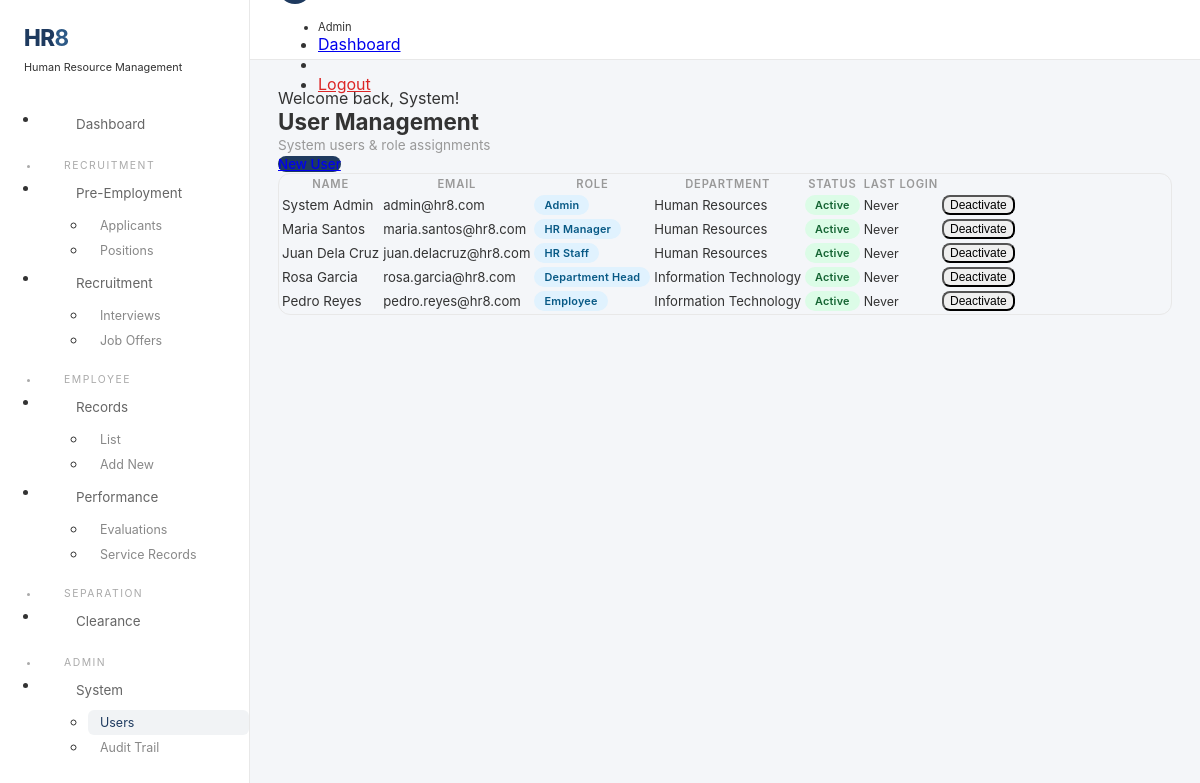
/modules/user_management/index.php (signed in), run on an earlier commit of the app's database.
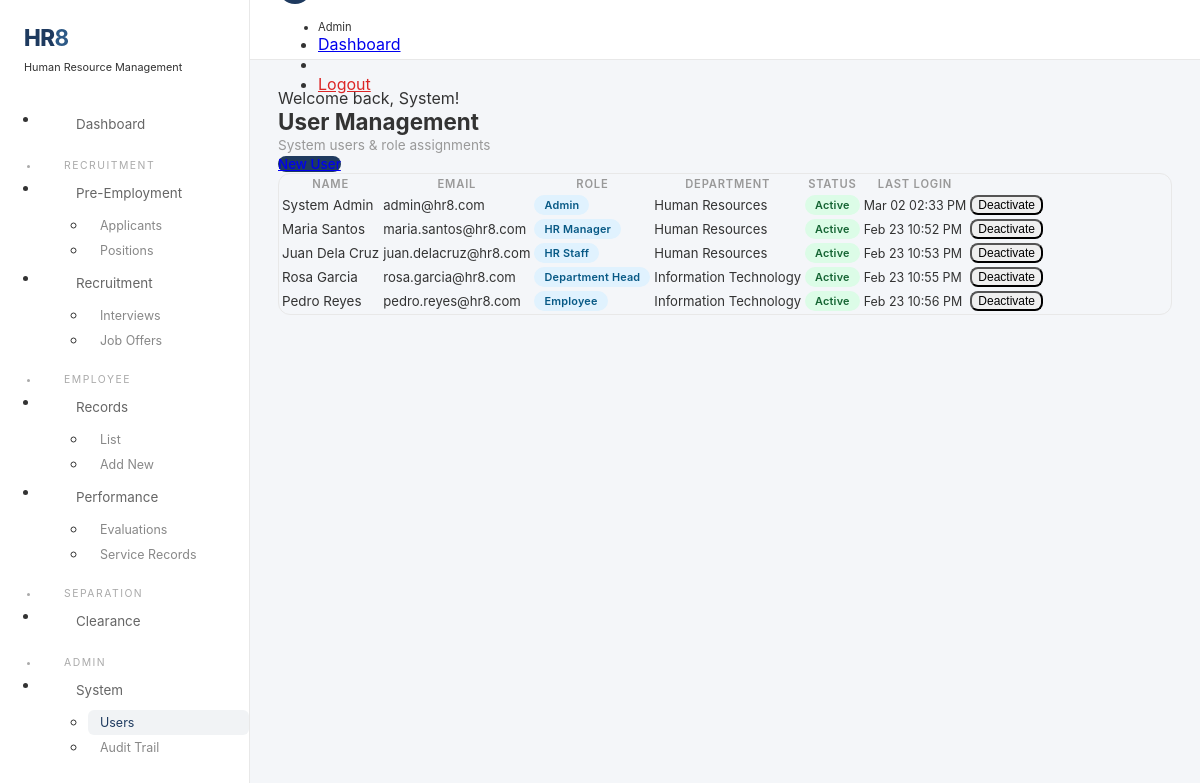
And on a later commit of the database.
### tables this page shows
CREATE TABLE `users` (
  `user_id` int(11) NOT NULL,
  `first_name` varchar(100) NOT NULL,
  `last_name` varchar(100) NOT NULL,
  `email` varchar(150) NOT NULL,
  `password_hash` varchar(255) NOT NULL,
  `role_id` int(11) NOT NULL,
  `department_id` int(11) DEFAULT NULL,
  `status` enum('active','inactive','locked') DEFAULT 'active',
  `last_login` datetime DEFAULT NULL,
  `created_at` timestamp NOT NULL DEFAULT current_timestamp(),
  `updated_at` timestamp NOT NULL DEFAULT current_timestamp() ON UPDATE current_timestamp()
);

CREATE TABLE `roles` (
  `role_id` int(11) NOT NULL,
  `role_name` varchar(50) NOT NULL,
  `description` varchar(255) DEFAULT NULL
);

CREATE TABLE `departments` (
  `department_id` int(11) NOT NULL,
  `department_name` varchar(100) NOT NULL,
  `department_code` varchar(20) NOT NULL,
  `head_user_id` int(11) DEFAULT NULL,
  `is_active` tinyint(1) DEFAULT 1,
  `created_at` timestamp NOT NULL DEFAULT current_timestamp()
);

### includes/helpers.php (called while the page is built, shortened)
<?php
function sanitize_output(string $d): string { return htmlspecialchars($d, ENT_QUOTES, 'UTF-8'); }
function base_url(): string { $p=(!empty($_SERVER['HTTPS'])&&$_SERVER['HTTPS']!=='off')?'https':'http'; return "{$p}://".($_SERVER['HTTP_HOST']??'localhost')."/hr8"; }
function get_module_path(string $m): string { return base_url()."/modules/{$m}"; }
function format_date(?string $d, string $f='M d, Y'): string { if(!$d)return "\xe2\x80\x94"; $t=strtotime($d); return $t?date($f,$t):''; }
function flash(string $k='', $v=null) { $m=$_SESSION['flash_messages'][$k]??null; return $m; }

### config/auth.php (called while the page is built, shortened)
<?php
class Auth
{
    public static function isLoggedIn(): bool
    {
        return isset($_SESSION['user_id']) && !empty($_SESSION['user_id']);
    }
    public static function getUserRole(): ?string
    {
        return $_SESSION['user_role'] ?? null;
    }
    public static function hasAnyRole(array $roles): bool
    {
        return in_array(self::getUserRole(), $roles, true);
    }
}

### modules/user_management/index.php (the view, shortened to what this page needs)
<?php
require_once __DIR__.'/../../config/db.php';require_once __DIR__.'/../../config/auth.php';require_once __DIR__.'/../../config/paths.php';require_once __DIR__.'/../../includes/helpers.php';
Auth::requireRole(['Admin','HR Manager']);$db=Database::getConnection();
$users=$db->query("SELECT u.*,r.role_name,d.department_name FROM users u JOIN roles r ON u.role_id=r.role_id LEFT JOIN departments d ON u.department_id=d.department_id ORDER BY u.created_at DESC")->fetchAll(PDO::FETCH_ASSOC);
$roles=$db->query("SELECT * FROM roles ORDER BY role_id")->fetchAll(PDO::FETCH_ASSOC);$depts=$db->query("SELECT * FROM departments WHERE is_active=1 ORDER BY department_name")->fetchAll(PDO::FETCH_ASSOC);$showCreate=($_GET['action']??'')==='create';
$pageTitle='Users';include __DIR__.'/../../includes/layout_top.php';
?>
<div class="page-hd uk-flex uk-flex-between uk-flex-middle uk-margin-bottom"><div><h3>User Management</h3><p>System users &amp; role assignments</p></div><a href="?action=create" class="uk-button uk-button-primary uk-button-small"><span uk-icon="icon:plus;ratio:.8" class="uk-margin-small-right"></span>New User</a></div>
<?php if($showCreate):?>
<div class="uk-card uk-card-default"><div class="uk-card-body"><form method="POST" class="uk-form-stacked"><input type="hidden" name="csrf_token" value="<?=generate_csrf_token()?>"><input type="hidden" name="form_action" value="create">
<div class="uk-grid-small" uk-grid>
<div class="uk-width-1-3@m"><label class="uk-form-label">First Name *</label><input type="text" name="first_name" class="uk-input uk-form-small" required></div>
<div class="uk-width-1-3@m"><label class="uk-form-label">Last Name *</label><input type="text" name="last_name" class="uk-input uk-form-small" required></div>
<div class="uk-width-1-3@m"><label class="uk-form-label">Email *</label><input type="email" name="email" class="uk-input uk-form-small" required></div>
<div class="uk-width-1-3@m"><label class="uk-form-label">Password *</label><input type="password" name="password" class="uk-input uk-form-small" required minlength="6"></div>
<div class="uk-width-1-3@m"><label class="uk-form-label">Role *</label><select name="role_id" class="uk-select uk-form-small" required><?php foreach($roles as $r):?><option value="<?=$r['role_id']?>"><?=sanitize_output($r['role_name'])?></option><?php endforeach;?></select></div>
<div class="uk-width-1-3@m"><label class="uk-form-label">Department</label><select name="department_id" class="uk-select uk-form-small"><option value="">—</option><?php foreach($depts as $d):?><option value="<?=$d['department_id']?>"><?=sanitize_output($d['department_name'])?></option><?php endforeach;?></select></div>
<div class="uk-width-1-1 uk-margin-top"><button class="uk-button uk-button-primary uk-button-small">Create</button> <a href="?" class="uk-button uk-button-default uk-button-small">Cancel</a></div>
</div></form></div></div>
<?php else:?>
<div class="uk-card uk-card-default"><div class="uk-card-body np"><div class="uk-overflow-auto"><table class="uk-table uk-table-hover uk-table-middle uk-table-divider uk-margin-remove">
<thead><tr><th>Name</th><th>Email</th><th>Role</th><th>Department</th><th>Status</th><th>Last Login</th><th></th></tr></thead><tbody>
<?php foreach($users as $u):?><tr><td class="uk-text-bold" style="font-size:.84rem"><?=sanitize_output($u['first_name'].' '.$u['last_name'])?></td><td style="font-size:.82rem"><?=sanitize_output($u['email'])?></td><td><span class="bd bd-info"><?=sanitize_output($u['role_name'])?></span></td><td style="font-size:.82rem"><?=sanitize_output($u['department_name']??'—')?></td><td><?=$u['status']==='active'?'<span class="bd bd-success">Active</span>':'<span class="bd bd-secondary">Inactive</span>'?></td><td style="font-size:.78rem"><?=$u['last_login']?format_date($u['last_login'],'M d h:i A'):'Never'?></td>
<td><form method="POST"><button class="uk-button uk-button-text uk-button-small" style="font-size:.75rem"><?=$u['status']==='active'?'Deactivate':'Activate'?></button></form></td></tr><?php endforeach;?>
</tbody></table></div></div></div>
<?php endif;?>
<?php include __DIR__.'/../../includes/layout_bottom.php';?>

### includes/layout_top.php (shortened to what this page needs)
?><!DOCTYPE html>
<html lang="en">
<head>
<link rel="stylesheet" href="https://cdn.jsdelivr.net/npm/uikit@3.21.6/dist/css/uikit.min.css">
</head>
<body>
<?php include __DIR__ . '/sidebar.php'; ?>
<div class="mn">
<?php include __DIR__ . '/navbar.php'; ?>
<div class="mn-inner">
<?php if($__msg=flash('success')):?><div class="uk-alert-success" uk-alert><a class="uk-alert-close" uk-close></a><?=sanitize_output($__msg)?></div><?php endif;?>

### includes/sidebar.php (shortened to what this page needs)
<?php
$uri=$_SERVER['REQUEST_URI']??'';
$isHR=Auth::hasAnyRole(['Admin','HR Manager','HR Staff']);$isAdmin=Auth::hasAnyRole(['Admin','HR Manager']);
function _a($u,$m){return str_contains($u,$m)?' uk-active':'';}
function _o($u,$m){return str_contains($u,$m)?' uk-open':'';}
?>
<aside class="sb">
<div class="sb-logo">HR<b>8</b></div>
<div style="padding:0 24px 16px"><span class="uk-text-meta" style="font-size:.68rem">Human Resource Management</span></div>
<ul class="uk-nav uk-nav-default" uk-nav="multiple:true">
    <li class="<?=_a($uri,'dashboard')?>"><a href="<?=base_url()?>/dashboard.php"><span uk-icon="icon:home;ratio:.85"></span>Dashboard</a></li>
    <?php if($isHR):?>
    <li class="uk-nav-header">Recruitment</li>
    <li class="uk-parent<?=_o($uri,'pre_employment')?>"><a href="#"><span uk-icon="icon:user;ratio:.85"></span>Pre-Employment<span uk-nav-parent-icon></span></a>
        <ul class="uk-nav-sub"><li class="<?=_a($uri,'pre_employment/index')?>"><a href="<?=get_module_path('pre_employment')?>/index.php">Applicants</a></li><li class="<?=_a($uri,'pre_employment/positions')?>"><a href="<?=get_module_path('pre_employment')?>/positions.php">Positions</a></li></ul></li>
    <li class="uk-parent<?=_o($uri,'/recruitment/')?>"><a href="#"><span uk-icon="icon:search;ratio:.85"></span>Recruitment<span uk-nav-parent-icon></span></a>
        <ul class="uk-nav-sub"><li class="<?=_a($uri,'recruitment/interviews')?>"><a href="<?=get_module_path('recruitment')?>/interviews.php">Interviews</a></li><li class="<?=_a($uri,'recruitment/offers')?>"><a href="<?=get_module_path('recruitment')?>/offers.php">Job Offers</a></li></ul></li>
    <li class="uk-nav-header">Employee</li>
    <li class="uk-parent<?=_o($uri,'employee_records')?>"><a href="#"><span uk-icon="icon:users;ratio:.85"></span>Records<span uk-nav-parent-icon></span></a>
        <ul class="uk-nav-sub"><li class="<?=_a($uri,'employee_records/index')?>"><a href="<?=get_module_path('employee_records')?>/index.php">List</a></li><li class="<?=_a($uri,'employee_records/create')?>"><a href="<?=get_module_path('employee_records')?>/create.php">Add New</a></li></ul></li>
    <li class="uk-parent<?=_o($uri,'performance')?>"><a href="#"><span uk-icon="icon:star;ratio:.85"></span>Performance<span uk-nav-parent-icon></span></a>
        <ul class="uk-nav-sub"><li class="<?=_a($uri,'performance/index')?>"><a href="<?=get_module_path('performance')?>/index.php">Evaluations</a></li><li class="<?=_a($uri,'performance/disciplinary')?>"><a href="<?=get_module_path('performance')?>/disciplinary.php">Service Records</a></li></ul></li>
    <li class="uk-nav-header">Separation</li>
    <li class="<?=_a($uri,'post_employment')?>"><a href="<?=get_module_path('post_employment')?>/index.php"><span uk-icon="icon:sign-out;ratio:.85"></span>Clearance</a></li>
    <?php endif;?>
    <?php if($isAdmin):?>
    <li class="uk-nav-header">Admin</li>
    <li class="uk-parent<?=_o($uri,'user_management')?>"><a href="#"><span uk-icon="icon:cog;ratio:.85"></span>System<span uk-nav-parent-icon></span></a>
        <ul class="uk-nav-sub"><li class="<?=_a($uri,'user_management/index')?>"><a href="<?=get_module_path('user_management')?>/index.php">Users</a></li><li class="<?=_a($uri,'user_management/audit')?>"><a href="<?=get_module_path('user_management')?>/audit.php">Audit Trail</a></li></ul></li>
    <?php endif;?>
</ul>
</aside>

### includes/navbar.php (shortened to what this page needs)
<div class="tb">
    <div class="uk-flex uk-flex-middle uk-margin-auto-left" style="gap:14px">
        <?php if(Auth::isLoggedIn()):?>
        <div class="uk-inline">
            <div uk-dropdown="mode:click;pos:bottom-right;offset:8" style="min-width:180px">
                <ul class="uk-nav uk-dropdown-nav">
                    <li class="uk-nav-header" style="font-size:.7rem"><?=Auth::getUserRole()?></li>
                    <li><a href="<?=base_url()?>/dashboard.php"><span uk-icon="icon:home;ratio:.8" class="uk-margin-small-right"></span>Dashboard</a></li>
                    <li class="uk-nav-divider"></li>
                    <li><a href="<?=base_url()?>/logout.php" style="color:#dc2626"><span uk-icon="icon:sign-out;ratio:.8" class="uk-margin-small-right"></span>Logout</a></li>
                </ul>
            </div>
        </div>
        <?php endif;?>
    </div>
</div>

### includes/layout_bottom.php (shortened to what this page needs)
</div></div>
</body></html>

### includes/layout_top.php (style rules this page uses)
:root { --c1:#1e3a5f;--c2:#2d5986;--bg:#f4f6f9;--card:#fff;--border:#e8e8e8 }
* { box-sizing:border-box }
body { background:var(--bg);font-family:-apple-system,BlinkMacSystemFont,'Segoe UI',Roboto,sans-serif;margin:0;color:#333 }
.sb { width:250px;min-height:100vh;background:var(--card);border-right:1px solid var(--border);position:fixed;top:0;left:0;z-index:980;overflow-y:auto;transition:transform .3s }
.sb-logo { font-size:1.4rem;font-weight:800;color:var(--c1);letter-spacing:-.5px;padding:24px 24px 4px }
.sb-logo b { color:var(--c2) }
.sb .uk-nav-header { font-size:.65rem!important;text-transform:uppercase;letter-spacing:1.5px;color:#aaa;margin:18px 0 4px;padding:0 24px!important }
.sb .uk-nav>li>a { display:flex;align-items:center;gap:10px;padding:9px 18px;margin:1px 8px;color:#666;font-size:.84rem;border-radius:8px;text-decoration:none;transition:.15s }
.sb .uk-nav-sub { padding:2px 0 2px 48px;margin:0 }
.sb .uk-nav-sub a { font-size:.78rem;padding:5px 12px;color:#888;border-radius:6px;display:block;text-decoration:none }
.sb .uk-nav-sub a:hover,.sb .uk-nav-sub .uk-active a { color:var(--c1);background:rgba(30,58,95,.06) }
.tb { height:60px;background:var(--card);border-bottom:1px solid var(--border);display:flex;align-items:center;padding:0 28px;position:sticky;top:0;z-index:970 }
.mn { margin-left:250px;min-height:100vh }
.mn-inner { padding:28px }
.uk-card { border-radius:12px;border:1px solid var(--border);overflow:hidden }
.uk-card-body { padding:24px }
.uk-card-body.np { padding:0 }
.uk-table th { font-size:.7rem;text-transform:uppercase;letter-spacing:.8px;color:#999;font-weight:600;white-space:nowrap }
.uk-table td { font-size:.85rem;vertical-align:middle }
.bd { display:inline-block;padding:3px 10px;border-radius:20px;font-size:.68rem;font-weight:600;letter-spacing:.2px;white-space:nowrap }
.bd-success { background:#dcfce7;color:#166534 }
.bd-info { background:#e0f2fe;color:#075985 }
.uk-button { border-radius:8px;font-weight:500;font-size:.84rem }
.uk-button-primary { background:var(--c1) }
.page-hd h3 { font-weight:700;font-size:1.4rem;margin:0 }
.page-hd p { color:#999;font-size:.85rem;margin:2px 0 0 }

What changed in the data, as far as the page shows it:
changed users "System Admin": last_login (not shown) → "Mar 02 02:33 PM"; no longer shows "Never"
changed users "Maria Santos": last_login (not shown) → "Feb 23 10:52 PM"; no longer shows "Never"
changed users "Juan Dela Cruz": last_login (not shown) → "Feb 23 10:53 PM"; no longer shows "Never"
changed users "Rosa Garcia": last_login (not shown) → "Feb 23 10:55 PM"; no longer shows "Never"
changed users "Pedro Reyes": last_login (not shown) → "Feb 23 10:56 PM"; no longer shows "Never"
